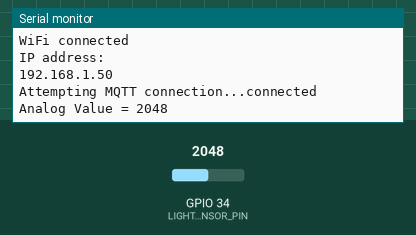
Simulated run of this sketch. Board: ESP32. Parts: the last lines printed to the serial monitor. The inputs (shaded band) are chosen by the test bench; at power-on: GPIO 34 (LIGHT_SENSOR_PIN) = 2048. WiFi joins after 1.5 s; servers stay silent unless stated; no MQTT or app messages arrive unless stated.

Above: at 2.7 s.
2.8 s: GPIO 34 (LIGHT_SENSOR_PIN) set to 2866
At 8.0 s:
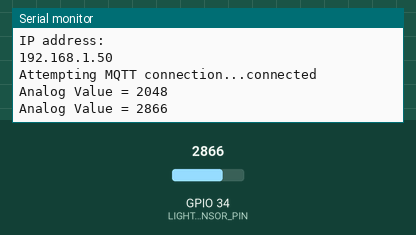
8.8 s: GPIO 34 (LIGHT_SENSOR_PIN) set to 3603
At 11.9 s:
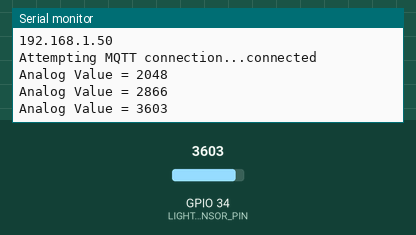
Timing chart, 0 to 13.4 s (numbered marks = the images above; inputs shaded):
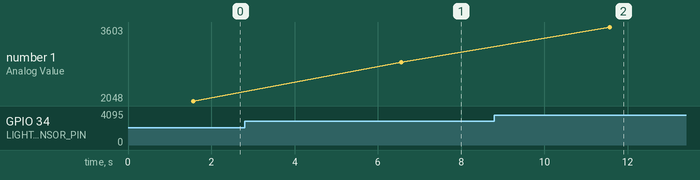

The sketch:

photoresistor.ino
```cpp
#include <WiFi.h>
#include <PubSubClient.h>

const int LIGHT_SENSOR_PIN = 34;
const char *ssid = "Tsvetkovi";
const char *password = "19650413";
const char* mqtt_server = "192.168.50.194";

WiFiClient espClient;
PubSubClient client(espClient);

void setup() {
  Serial.begin(115200);
  setup_wifi();
  client.setServer(mqtt_server, 1883);
}

void setup_wifi() {
  delay(10);
  Serial.println();
  Serial.print("Connecting to ");
  Serial.println(ssid);
  WiFi.begin(ssid, password);

  while (WiFi.status() != WL_CONNECTED) {
    delay(500);
    Serial.print(".");
  }
  Serial.println("");
  Serial.println("WiFi connected");
  Serial.println("IP address: ");
  Serial.println(WiFi.localIP());
}

void reconnect() {
  while (!client.connected()) {
    Serial.print("Attempting MQTT connection...");
    if (client.connect("vanieriot")) {
      Serial.println("connected");
    } else {
      Serial.print("failed, rc=");
      Serial.print(client.state());
      Serial.println(" try again in 5 seconds");
      delay(5000);
    }
  }
}

void loop() {
  if (!client.connected()) {
    reconnect();
  }

  int analog_value = analogRead(LIGHT_SENSOR_PIN);
  Serial.print("Analog Value = ");
  Serial.println(analog_value);

  int light_percentage = map(analog_value, 0, 4095, 0, 100);
  char percentage_str[5];
  snprintf(percentage_str, sizeof(percentage_str), "%d", light_percentage);

  client.publish("photoresistor/light_intensity", percentage_str);
  client.publish("photoresistor/light", String(analog_value).c_str());

  delay(5000);
}
```

Measured:
- after the input at 2.8 s, the serial monitor: prints a new line after 3.8 s (image 1)
- after the input at 8.8 s, the serial monitor: prints a new line after 2.8 s (image 2)
- plotted number 1: 2048 → 2866 after the input at 2.8 s, 2866 → 3603 after the input at 8.8 s
